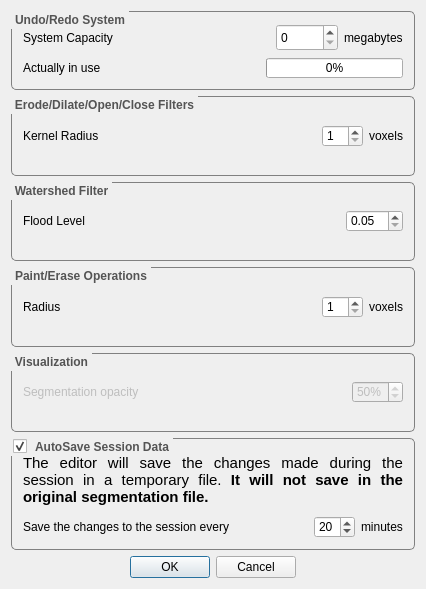
<?xml version="1.0" encoding="UTF-8"?>
<ui version="4.0">
 <class>Preferences</class>
 <widget class="QDialog" name="Preferences">
  <property name="windowModality">
   <enum>Qt::WindowModal</enum>
  </property>
  <property name="geometry">
   <rect>
    <x>0</x>
    <y>0</y>
    <width>426</width>
    <height>589</height>
   </rect>
  </property>
  <property name="sizePolicy">
   <sizepolicy hsizetype="Preferred" vsizetype="Preferred">
    <horstretch>0</horstretch>
    <verstretch>0</verstretch>
   </sizepolicy>
  </property>
  <property name="minimumSize">
   <size>
    <width>426</width>
    <height>589</height>
   </size>
  </property>
  <property name="contextMenuPolicy">
   <enum>Qt::NoContextMenu</enum>
  </property>
  <property name="windowTitle">
   <string>Configuration</string>
  </property>
  <property name="windowIcon">
   <iconset resource="editor.qrc">
    <normaloff>:/newPrefix/icons/config.png</normaloff>:/newPrefix/icons/config.png</iconset>
  </property>
  <property name="sizeGripEnabled">
   <bool>false</bool>
  </property>
  <property name="modal">
   <bool>true</bool>
  </property>
  <layout class="QVBoxLayout" name="verticalLayout">
   <property name="sizeConstraint">
    <enum>QLayout::SetMinimumSize</enum>
   </property>
   <item>
    <widget class="QGroupBox" name="groupBox">
     <property name="styleSheet">
      <string notr="true"> QGroupBox {
	 font: bold gray;
	color: rgb(84, 84, 84);
     border: 1px solid gray;
     border-radius: 5px;
     margin-top: 2ex; /* leave space at the top for the title */
     padding: 2px
 }

QGroupBox::title {
     font: bold 10px;
     subcontrol-origin: margin;
     subcontrol-position: left top; /* position at the top center */
     padding: 2px;
 }</string>
     </property>
     <property name="title">
      <string>Undo/Redo System</string>
     </property>
     <layout class="QVBoxLayout" name="verticalLayout_2">
      <item>
       <layout class="QHBoxLayout" name="horizontalLayout" stretch="1,0,0">
        <item>
         <widget class="QLabel" name="label_2">
          <property name="toolTip">
           <string>System capacity in Megabytes</string>
          </property>
          <property name="text">
           <string>System Capacity</string>
          </property>
         </widget>
        </item>
        <item>
         <widget class="QSpinBox" name="sizeBox">
          <property name="minimumSize">
           <size>
            <width>62</width>
            <height>27</height>
           </size>
          </property>
          <property name="maximum">
           <number>4000</number>
          </property>
          <property name="singleStep">
           <number>5</number>
          </property>
         </widget>
        </item>
        <item>
         <widget class="QLabel" name="label_10">
          <property name="text">
           <string>megabytes</string>
          </property>
         </widget>
        </item>
       </layout>
      </item>
      <item>
       <layout class="QHBoxLayout" name="horizontalLayout_2" stretch="1,1">
        <property name="sizeConstraint">
         <enum>QLayout::SetMinAndMaxSize</enum>
        </property>
        <item>
         <widget class="QLabel" name="label_3">
          <property name="toolTip">
           <string>System occupation</string>
          </property>
          <property name="text">
           <string>Actually in use</string>
          </property>
         </widget>
        </item>
        <item>
         <widget class="QProgressBar" name="capacityBar">
          <property name="minimumSize">
           <size>
            <width>137</width>
            <height>20</height>
           </size>
          </property>
          <property name="maximumSize">
           <size>
            <width>137</width>
            <height>20</height>
           </size>
          </property>
          <property name="value">
           <number>0</number>
          </property>
         </widget>
        </item>
       </layout>
      </item>
     </layout>
    </widget>
   </item>
   <item>
    <widget class="QGroupBox" name="erodeoptions">
     <property name="statusTip">
      <string>Erode/Dilate operation options</string>
     </property>
     <property name="styleSheet">
      <string notr="true"> QGroupBox {
	 font: bold gray;
	color: rgb(84, 84, 84);
     border: 1px solid gray;
     border-radius: 5px;
     margin-top: 2ex; /* leave space at the top for the title */
     padding: 2px
 }

QGroupBox::title {
     font: bold 10px;
     subcontrol-origin: margin;
     subcontrol-position: left top; /* position at the top center */
     padding: 2px;
 }</string>
     </property>
     <property name="title">
      <string>Erode/Dilate/Open/Close Filters</string>
     </property>
     <layout class="QVBoxLayout" name="verticalLayout_3">
      <item>
       <layout class="QHBoxLayout" stretch="1,0,0">
        <property name="sizeConstraint">
         <enum>QLayout::SetDefaultConstraint</enum>
        </property>
        <item>
         <widget class="QLabel" name="label">
          <property name="toolTip">
           <string>Radius of the structuring element</string>
          </property>
          <property name="statusTip">
           <string/>
          </property>
          <property name="text">
           <string>Kernel Radius</string>
          </property>
         </widget>
        </item>
        <item>
         <widget class="QSpinBox" name="radiusBox">
          <property name="sizePolicy">
           <sizepolicy hsizetype="Minimum" vsizetype="Fixed">
            <horstretch>0</horstretch>
            <verstretch>0</verstretch>
           </sizepolicy>
          </property>
          <property name="toolTip">
           <string>Number of iterations for operation</string>
          </property>
          <property name="statusTip">
           <string>Number of iterations for erode/dilate operation</string>
          </property>
          <property name="alignment">
           <set>Qt::AlignLeading|Qt::AlignLeft|Qt::AlignVCenter</set>
          </property>
          <property name="buttonSymbols">
           <enum>QAbstractSpinBox::UpDownArrows</enum>
          </property>
          <property name="minimum">
           <number>1</number>
          </property>
          <property name="maximum">
           <number>20</number>
          </property>
          <property name="value">
           <number>1</number>
          </property>
         </widget>
        </item>
        <item>
         <widget class="QLabel" name="label_11">
          <property name="text">
           <string>voxels</string>
          </property>
         </widget>
        </item>
       </layout>
      </item>
     </layout>
    </widget>
   </item>
   <item>
    <widget class="QGroupBox" name="groupBox_2">
     <property name="styleSheet">
      <string notr="true"> QGroupBox {
	 font: bold gray;
	color: rgb(84, 84, 84);
     border: 1px solid gray;
     border-radius: 5px;
     margin-top: 2ex; /* leave space at the top for the title */
     padding: 2px
 }

QGroupBox::title {
     font: bold 10px;
     subcontrol-origin: margin;
     subcontrol-position: left top; /* position at the top center */
     padding: 2px;
 }</string>
     </property>
     <property name="title">
      <string>Watershed Filter</string>
     </property>
     <layout class="QVBoxLayout" name="verticalLayout_5">
      <item>
       <layout class="QHBoxLayout" name="horizontalLayout_3" stretch="1,0">
        <item>
         <widget class="QLabel" name="label_4">
          <property name="toolTip">
           <string>Flood level</string>
          </property>
          <property name="text">
           <string>Flood Level</string>
          </property>
         </widget>
        </item>
        <item>
         <widget class="QDoubleSpinBox" name="levelBox">
          <property name="accelerated">
           <bool>true</bool>
          </property>
          <property name="minimum">
           <double>0.050000000000000</double>
          </property>
          <property name="maximum">
           <double>99.950000000000003</double>
          </property>
          <property name="singleStep">
           <double>0.050000000000000</double>
          </property>
         </widget>
        </item>
       </layout>
      </item>
     </layout>
    </widget>
   </item>
   <item>
    <widget class="QGroupBox" name="groupBox_3">
     <property name="styleSheet">
      <string notr="true"> QGroupBox {
	 font: bold gray;
	color: rgb(84, 84, 84);
     border: 1px solid gray;
     border-radius: 5px;
     margin-top: 2ex; /* leave space at the top for the title */
     padding: 2px
 }

QGroupBox::title {
     font: bold 10px;
     subcontrol-origin: margin;
     subcontrol-position: left top; /* position at the top center */
     padding: 2px;
 }</string>
     </property>
     <property name="title">
      <string>Paint/Erase Operations</string>
     </property>
     <layout class="QVBoxLayout" name="verticalLayout_6">
      <item>
       <layout class="QHBoxLayout" name="horizontalLayout_6" stretch="1,0,0">
        <item>
         <widget class="QLabel" name="label_8">
          <property name="text">
           <string>Radius</string>
          </property>
         </widget>
        </item>
        <item>
         <widget class="QSpinBox" name="paintRadiusBox">
          <property name="minimum">
           <number>1</number>
          </property>
          <property name="maximum">
           <number>15</number>
          </property>
          <property name="value">
           <number>1</number>
          </property>
         </widget>
        </item>
        <item>
         <widget class="QLabel" name="label_12">
          <property name="text">
           <string>voxels</string>
          </property>
         </widget>
        </item>
       </layout>
      </item>
     </layout>
    </widget>
   </item>
   <item>
    <widget class="QGroupBox" name="visualizationGroupBox">
     <property name="enabled">
      <bool>false</bool>
     </property>
     <property name="styleSheet">
      <string notr="true"> QGroupBox {
	 font: bold gray;
	color: rgb(84, 84, 84);
     border: 1px solid gray;
     border-radius: 5px;
     margin-top: 2ex; /* leave space at the top for the title */
     padding: 2px
 }

QGroupBox::title {
     font: bold 10px;
     subcontrol-origin: margin;
     subcontrol-position: left top; /* position at the top center */
     padding: 2px;
 }</string>
     </property>
     <property name="title">
      <string>Visualization</string>
     </property>
     <layout class="QVBoxLayout" name="verticalLayout_4">
      <item>
       <layout class="QHBoxLayout" name="horizontalLayout_5" stretch="1,0">
        <item>
         <widget class="QLabel" name="label_5">
          <property name="text">
           <string>Segmentation opacity</string>
          </property>
         </widget>
        </item>
        <item>
         <widget class="QSpinBox" name="opacityBox">
          <property name="suffix">
           <string>%</string>
          </property>
          <property name="minimum">
           <number>5</number>
          </property>
          <property name="maximum">
           <number>95</number>
          </property>
          <property name="singleStep">
           <number>5</number>
          </property>
          <property name="value">
           <number>50</number>
          </property>
         </widget>
        </item>
       </layout>
      </item>
     </layout>
    </widget>
   </item>
   <item>
    <widget class="QGroupBox" name="saveSessionBox">
     <property name="styleSheet">
      <string notr="true"> QGroupBox {
	 font: bold gray;
	color: rgb(84, 84, 84);
     border: 1px solid gray;
     border-radius: 5px;
     margin-top: 2ex; /* leave space at the top for the title */
     padding: 2px
 }

QGroupBox::title {
     font: bold 10px;
     subcontrol-origin: margin;
     subcontrol-position: left top; /* position at the top center */
     padding: 2px;
 }</string>
     </property>
     <property name="title">
      <string>AutoSave Session Data</string>
     </property>
     <property name="checkable">
      <bool>true</bool>
     </property>
     <layout class="QVBoxLayout" name="verticalLayout_7">
      <item>
       <widget class="QLabel" name="label_9">
        <property name="minimumSize">
         <size>
          <width>0</width>
          <height>60</height>
         </size>
        </property>
        <property name="text">
         <string>&lt;!DOCTYPE HTML PUBLIC &quot;-//W3C//DTD HTML 4.0//EN&quot; &quot;http://www.w3.org/TR/REC-html40/strict.dtd&quot;&gt;
&lt;html&gt;&lt;head&gt;&lt;meta name=&quot;qrichtext&quot; content=&quot;1&quot; /&gt;&lt;style type=&quot;text/css&quot;&gt;
p, li { white-space: pre-wrap; }
&lt;/style&gt;&lt;/head&gt;&lt;body style=&quot; font-family:'Ubuntu'; font-size:11pt; font-weight:400; font-style:normal;&quot;&gt;
&lt;p style=&quot; margin-top:0px; margin-bottom:0px; margin-left:0px; margin-right:0px; -qt-block-indent:0; text-indent:0px;&quot;&gt;The editor will save the changes made during the session in a temporary file.&lt;span style=&quot; font-weight:600;&quot;&gt; It will not save in the original segmentation file.&lt;/span&gt;&lt;/p&gt;&lt;/body&gt;&lt;/html&gt;</string>
        </property>
        <property name="textFormat">
         <enum>Qt::RichText</enum>
        </property>
        <property name="scaledContents">
         <bool>false</bool>
        </property>
        <property name="alignment">
         <set>Qt::AlignJustify|Qt::AlignVCenter</set>
        </property>
        <property name="wordWrap">
         <bool>true</bool>
        </property>
        <property name="margin">
         <number>0</number>
        </property>
        <property name="textInteractionFlags">
         <set>Qt::NoTextInteraction</set>
        </property>
       </widget>
      </item>
      <item>
       <layout class="QHBoxLayout" name="horizontalLayout_4" stretch="1,0,0">
        <item>
         <widget class="QLabel" name="label_6">
          <property name="text">
           <string>Save the changes to the session every</string>
          </property>
         </widget>
        </item>
        <item>
         <widget class="QSpinBox" name="saveTimeBox">
          <property name="frame">
           <bool>true</bool>
          </property>
          <property name="minimum">
           <number>5</number>
          </property>
          <property name="maximum">
           <number>60</number>
          </property>
          <property name="singleStep">
           <number>5</number>
          </property>
          <property name="value">
           <number>20</number>
          </property>
         </widget>
        </item>
        <item>
         <widget class="QLabel" name="label_7">
          <property name="text">
           <string>minutes</string>
          </property>
         </widget>
        </item>
       </layout>
      </item>
     </layout>
    </widget>
   </item>
   <item>
    <widget class="QDialogButtonBox" name="acceptbutton">
     <property name="orientation">
      <enum>Qt::Horizontal</enum>
     </property>
     <property name="standardButtons">
      <set>QDialogButtonBox::Cancel|QDialogButtonBox::Ok</set>
     </property>
     <property name="centerButtons">
      <bool>true</bool>
     </property>
    </widget>
   </item>
  </layout>
 </widget>
 <resources>
  <include location="editor.qrc"/>
 </resources>
 <connections>
  <connection>
   <sender>acceptbutton</sender>
   <signal>accepted()</signal>
   <receiver>Preferences</receiver>
   <slot>accept()</slot>
   <hints>
    <hint type="sourcelabel">
     <x>248</x>
     <y>254</y>
    </hint>
    <hint type="destinationlabel">
     <x>157</x>
     <y>274</y>
    </hint>
   </hints>
  </connection>
  <connection>
   <sender>acceptbutton</sender>
   <signal>rejected()</signal>
   <receiver>Preferences</receiver>
   <slot>reject()</slot>
   <hints>
    <hint type="sourcelabel">
     <x>316</x>
     <y>260</y>
    </hint>
    <hint type="destinationlabel">
     <x>286</x>
     <y>274</y>
    </hint>
   </hints>
  </connection>
 </connections>
</ui>
